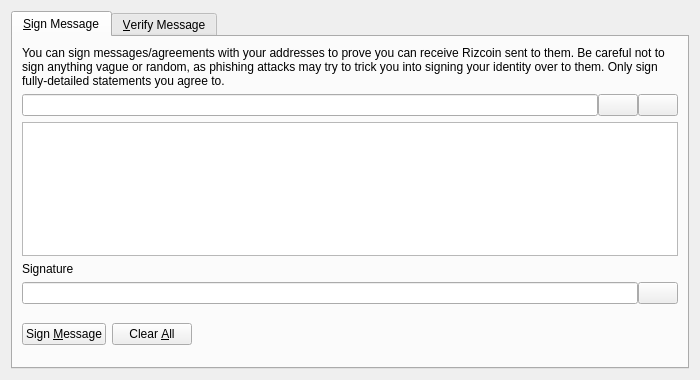
<?xml version="1.0" encoding="UTF-8"?>
<ui version="4.0">
 <class>SignVerifyMessageDialog</class>
 <widget class="QDialog" name="SignVerifyMessageDialog">
  <property name="geometry">
   <rect>
    <x>0</x>
    <y>0</y>
    <width>700</width>
    <height>380</height>
   </rect>
  </property>
  <property name="windowTitle">
   <string>Signatures - Sign / Verify a Message</string>
  </property>
  <property name="modal">
   <bool>true</bool>
  </property>
  <layout class="QVBoxLayout" name="verticalLayout">
   <item>
    <widget class="QTabWidget" name="tabWidget">
     <property name="currentIndex">
      <number>0</number>
     </property>
     <widget class="QWidget" name="tabSignMessage">
      <attribute name="title">
       <string>&amp;Sign Message</string>
      </attribute>
      <layout class="QVBoxLayout" name="verticalLayout_SM">
       <item>
        <widget class="QLabel" name="infoLabel_SM">
         <property name="text">
          <string>You can sign messages/agreements with your addresses to prove you can receive Rizcoin sent to them. Be careful not to sign anything vague or random, as phishing attacks may try to trick you into signing your identity over to them. Only sign fully-detailed statements you agree to.</string>
         </property>
         <property name="textFormat">
          <enum>Qt::PlainText</enum>
         </property>
         <property name="wordWrap">
          <bool>true</bool>
         </property>
        </widget>
       </item>
       <item>
        <layout class="QHBoxLayout" name="horizontalLayout_1_SM">
         <property name="spacing">
          <number>0</number>
         </property>
         <item>
          <widget class="QValidatedLineEdit" name="addressIn_SM">
           <property name="toolTip">
            <string>The Rizcoin address to sign the message with</string>
           </property>
          </widget>
         </item>
         <item>
          <widget class="QPushButton" name="addressBookButton_SM">
           <property name="toolTip">
            <string>Choose previously used address</string>
           </property>
           <property name="text">
            <string/>
           </property>
           <property name="shortcut">
            <string>Alt+A</string>
           </property>
           <property name="autoDefault">
            <bool>false</bool>
           </property>
          </widget>
         </item>
         <item>
          <widget class="QPushButton" name="pasteButton_SM">
           <property name="toolTip">
            <string>Paste address from clipboard</string>
           </property>
           <property name="text">
            <string/>
           </property>
           <property name="shortcut">
            <string>Alt+P</string>
           </property>
           <property name="autoDefault">
            <bool>false</bool>
           </property>
          </widget>
         </item>
        </layout>
       </item>
       <item>
        <widget class="QPlainTextEdit" name="messageIn_SM">
         <property name="toolTip">
          <string>Enter the message you want to sign here</string>
         </property>
        </widget>
       </item>
       <item>
        <widget class="QLabel" name="signatureLabel_SM">
         <property name="text">
          <string>Signature</string>
         </property>
         <property name="textFormat">
          <enum>Qt::PlainText</enum>
         </property>
        </widget>
       </item>
       <item>
        <layout class="QHBoxLayout" name="horizontalLayout_2_SM">
         <property name="spacing">
          <number>0</number>
         </property>
         <item>
          <widget class="QLineEdit" name="signatureOut_SM">
           <property name="font">
            <font>
             <italic>true</italic>
            </font>
           </property>
           <property name="readOnly">
            <bool>true</bool>
           </property>
          </widget>
         </item>
         <item>
          <widget class="QPushButton" name="copySignatureButton_SM">
           <property name="toolTip">
            <string>Copy the current signature to the system clipboard</string>
           </property>
           <property name="text">
            <string/>
           </property>
           <property name="autoDefault">
            <bool>false</bool>
           </property>
          </widget>
         </item>
        </layout>
       </item>
       <item>
        <layout class="QHBoxLayout" name="horizontalLayout_3_SM">
         <item>
          <widget class="QPushButton" name="signMessageButton_SM">
           <property name="toolTip">
            <string>Sign the message to prove you own this Rizcoin address</string>
           </property>
           <property name="text">
            <string>Sign &amp;Message</string>
           </property>
           <property name="autoDefault">
            <bool>false</bool>
           </property>
          </widget>
         </item>
         <item>
          <widget class="QPushButton" name="clearButton_SM">
           <property name="toolTip">
            <string>Reset all sign message fields</string>
           </property>
           <property name="text">
            <string>Clear &amp;All</string>
           </property>
           <property name="autoDefault">
            <bool>false</bool>
           </property>
          </widget>
         </item>
         <item>
          <spacer name="horizontalSpacer_1_SM">
           <property name="orientation">
            <enum>Qt::Horizontal</enum>
           </property>
           <property name="sizeHint" stdset="0">
            <size>
             <width>40</width>
             <height>48</height>
            </size>
           </property>
          </spacer>
         </item>
         <item>
          <widget class="QLabel" name="statusLabel_SM">
           <property name="font">
            <font>
             <weight>75</weight>
             <bold>true</bold>
            </font>
           </property>
           <property name="text">
            <string/>
           </property>
           <property name="wordWrap">
            <bool>true</bool>
           </property>
          </widget>
         </item>
         <item>
          <spacer name="horizontalSpacer_2_SM">
           <property name="orientation">
            <enum>Qt::Horizontal</enum>
           </property>
           <property name="sizeHint" stdset="0">
            <size>
             <width>40</width>
             <height>48</height>
            </size>
           </property>
          </spacer>
         </item>
        </layout>
       </item>
      </layout>
     </widget>
     <widget class="QWidget" name="tabVerifyMessage">
      <attribute name="title">
       <string>&amp;Verify Message</string>
      </attribute>
      <layout class="QVBoxLayout" name="verticalLayout_VM">
       <item>
        <widget class="QLabel" name="infoLabel_VM">
         <property name="text">
          <string>Enter the receiver's address, message (ensure you copy line breaks, spaces, tabs, etc. exactly) and signature below to verify the message. Be careful not to read more into the signature than what is in the signed message itself, to avoid being tricked by a man-in-the-middle attack. Note that this only proves the signing party receives with the address, it cannot prove sendership of any transaction!</string>
         </property>
         <property name="textFormat">
          <enum>Qt::PlainText</enum>
         </property>
         <property name="alignment">
          <set>Qt::AlignLeading|Qt::AlignLeft|Qt::AlignTop</set>
         </property>
         <property name="wordWrap">
          <bool>true</bool>
         </property>
        </widget>
       </item>
       <item>
        <layout class="QHBoxLayout" name="horizontalLayout_1_VM">
         <property name="spacing">
          <number>0</number>
         </property>
         <item>
          <widget class="QValidatedLineEdit" name="addressIn_VM">
           <property name="toolTip">
            <string>The Rizcoin address the message was signed with</string>
           </property>
          </widget>
         </item>
         <item>
          <widget class="QPushButton" name="addressBookButton_VM">
           <property name="toolTip">
            <string>Choose previously used address</string>
           </property>
           <property name="text">
            <string/>
           </property>
           <property name="shortcut">
            <string>Alt+A</string>
           </property>
           <property name="autoDefault">
            <bool>false</bool>
           </property>
          </widget>
         </item>
        </layout>
       </item>
       <item>
        <widget class="QPlainTextEdit" name="messageIn_VM"/>
       </item>
       <item>
        <widget class="QValidatedLineEdit" name="signatureIn_VM"/>
       </item>
       <item>
        <layout class="QHBoxLayout" name="horizontalLayout_2_VM">
         <item>
          <widget class="QPushButton" name="verifyMessageButton_VM">
           <property name="toolTip">
            <string>Verify the message to ensure it was signed with the specified Rizcoin address</string>
           </property>
           <property name="text">
            <string>Verify &amp;Message</string>
           </property>
           <property name="autoDefault">
            <bool>false</bool>
           </property>
          </widget>
         </item>
         <item>
          <widget class="QPushButton" name="clearButton_VM">
           <property name="toolTip">
            <string>Reset all verify message fields</string>
           </property>
           <property name="text">
            <string>Clear &amp;All</string>
           </property>
           <property name="autoDefault">
            <bool>false</bool>
           </property>
          </widget>
         </item>
         <item>
          <spacer name="horizontalSpacer_1_VM">
           <property name="orientation">
            <enum>Qt::Horizontal</enum>
           </property>
           <property name="sizeHint" stdset="0">
            <size>
             <width>40</width>
             <height>48</height>
            </size>
           </property>
          </spacer>
         </item>
         <item>
          <widget class="QLabel" name="statusLabel_VM">
           <property name="font">
            <font>
             <weight>75</weight>
             <bold>true</bold>
            </font>
           </property>
           <property name="text">
            <string/>
           </property>
           <property name="wordWrap">
            <bool>true</bool>
           </property>
          </widget>
         </item>
         <item>
          <spacer name="horizontalSpacer_2_VM">
           <property name="orientation">
            <enum>Qt::Horizontal</enum>
           </property>
           <property name="sizeHint" stdset="0">
            <size>
             <width>40</width>
             <height>48</height>
            </size>
           </property>
          </spacer>
         </item>
        </layout>
       </item>
      </layout>
     </widget>
    </widget>
   </item>
  </layout>
 </widget>
 <customwidgets>
  <customwidget>
   <class>QValidatedLineEdit</class>
   <extends>QLineEdit</extends>
   <header>qvalidatedlineedit.h</header>
  </customwidget>
 </customwidgets>
 <resources>
  <include location="../rizcoin.qrc"/>
 </resources>
 <connections/>
</ui>
